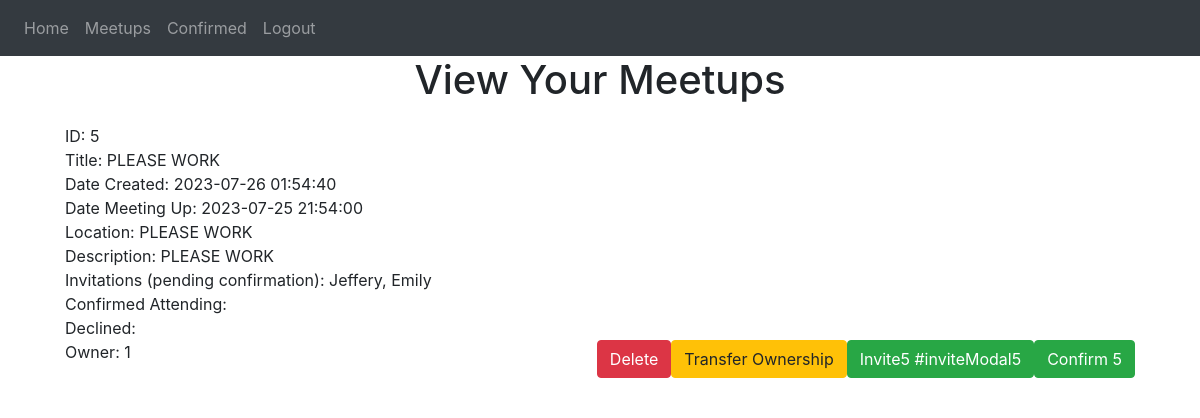
The app's page /view_meetups (signed in), older data.
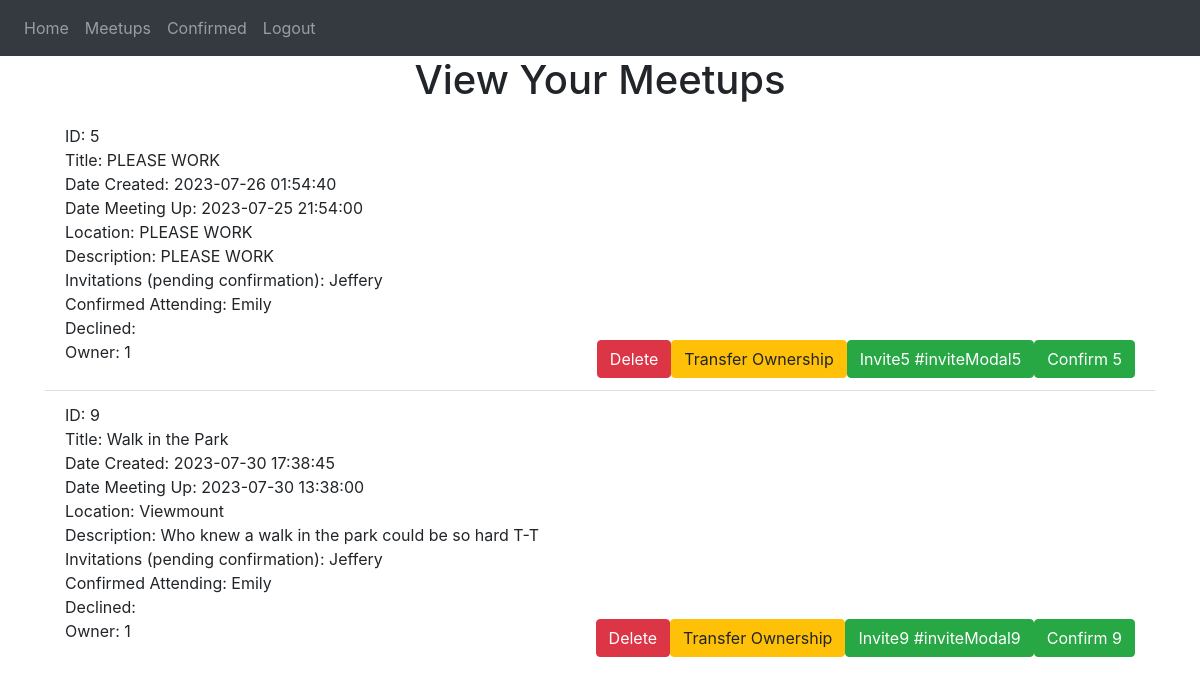
The same page, newer data.
### website/models.py (models this page shows)
class Meetup(db.Model):
    id = db.Column(db.Integer, primary_key=True)
    date_created = db.Column(db.DateTime(timezone=True), default=func.now()) # gets current date and time, store it as date
    date_meetup = db.Column(db.DateTime)
    title = db.Column(db.String(10000))
    location = db.Column(db.String(10000))
    description = db.Column(db.String(10000))
    invitations = db.Column(db.String(10000))
    confirmed = db.Column(db.String(10000))
    declined = db.Column(db.String(10000))
    owner = db.Column(db.Integer)

### website/views.py (the view)
@views.route('/view_meetups', methods=['GET', 'POST']) #decorator: whenever you go to the / URL, whatever in hom() will run
@login_required
def view_meetups():
    invites = ""
    confirmation = ""
    confirmSearch = " " + str(current_user.id) + " "
    firstInv = True
    firstConf = True
    for meetup in current_user.meetups:
        invites = invites + "   "
        confirmation = confirmation + "   "
        firstInv = True
        firstConf = True
        for user in meetup.user:
            userSearch = " " + str(user.id) + " "
            if meetup.confirmed.find(userSearch)  != -1:
                if firstConf:
                    confirmation  = confirmation + user.first_name
                    firstConf = False
                else:
                    confirmation  = confirmation + ", " + user.first_name
            else:
                if firstInv:
                    invites  = invites + user.first_name
                    firstInv = False
                else:
                    invites  = invites + ", " + user.first_name
    inviteList = invites.split("   ")
    confirmationList = confirmation.split("   ")
    return render_template("view_meetups.html", user=current_user, inviteList = inviteList, confirmSearch = confirmSearch, confirmationList = confirmationList)

### website/__init__.py (called while the page is built)
@login_manager.user_loader
def load_user(id):
    return User.query.get(int(id))

### website/templates/view_meetups.html (shortened to what this page needs)
{% extends "base.html" %} {% block title %}View Meetups{% endblock %} {% block
content %}
<h1 align="center">View Your Meetups</h1>
<ul class="list-group list-group-flush" id="notes">
  {% set ns = namespace(inviteNumber=1) %}
  {% for meetup in user.meetups: %}
  {%if meetup.confirmed.find(confirmSearch) == -1%}
  <li class="list-group-item">
    ID: {{meetup.id}}<br />
    Title: {{ meetup.title }}<br />
    Date Created: {{ meetup.date_created }}<br />
    Date Meeting Up: {{ meetup.date_meetup}}<br />
    Location: {{meetup.location}}<br />
    Description: {{meetup.description}}<br />
    Invitations (pending confirmation): {{inviteList[ns.inviteNumber]}}<br />
    Confirmed Attending: {{confirmationList[ns.inviteNumber]}}<br />
    Declined: {{meetup.declined}}<br />
    Owner: {{meetup.owner}}
    <button
      type="button"
      class="btn btn-success float-right"
      onClick="confirmMeetup({{meetup.id}})"
    >
      <span aria-hidden="true">Confirm {{meetup.id}}</span>
    </button>
    {% if user.id == meetup.owner %}
    <button
      type="button"
      class="btn btn-success float-right"
      data-toggle="modal"
      data-target={{"#inviteModal" + meetup.id|string}}
    >
      <span aria-hidden="true">Invite{{meetup.id}}</span>
      {{"#inviteModal" + meetup.id|string}}
    </button>
    <button
      type="button"
      class="btn btn-warning float-right"
      data-toggle="modal"
      data-target={{"#ownerModal" + meetup.id|string}}
    >
      <span aria-hidden="true">Transfer Ownership</span>
    </button>
    <button
      type="button"
      class="btn btn-danger float-right"
      onClick="viewDeleteMeetup({{meetup.id}})"
    >
      <span aria-hidden="true">Delete</span>
    </button>
    {% endif %}
  </li>
  {% endif %} {% set ns.inviteNumber = ns.inviteNumber+1 %} {% endfor %}
</ul>
{% endblock %}

### website/templates/base.html (shortened to what this page needs)
<!DOCTYPE html>
<html>
  <head>
    <link
      rel="stylesheet"
      href="https://stackpath.bootstrapcdn.com/bootstrap/4.4.1/css/bootstrap.min.css"
    />
    <link
      rel="stylesheet"
      href="https://stackpath.bootstrapcdn.com/font-awesome/4.7.0/css/font-awesome.min.css"
    />
  </head>
  <body>
    <nav class="navbar navbar-expand-lg navbar-dark bg-dark">
      <div class="collapse navbar-collapse" id="navbar">
        <div class="navbar-nav">
          {% if user.is_authenticated %}
          <a class="nav-item nav-link" id="home" href="/">Home</a>
          <a class="nav-item nav-link" id="view_meetups" href="/view_meetups">Meetups</a>
          <a class="nav-item nav-link" id="confirmed" href="/confirmed">Confirmed</a>
          <a class="nav-item nav-link" id="logout" href="/logout">Logout</a>
          {% else %}
          <a class="nav-item nav-link" id="signUp" href="/sign-up">Sign Up</a>
          <a class="nav-item nav-link" id="login" href="/login">Login</a>
          {%  endif %}
        </div>
      </div>
    </nav>
    <div class="container">{% block content %} {% endblock %}</div>
  </body>
</html>

Row changes from the older to the newer data that the page shows:
changed Meetup "PLEASE WORK": inviteList "Jeffery, Emily" → "Jeffery"; confirmationList (not shown) → "Emily"
added Meetup: id "9", title "Walk in the Park", date_created "2023-07-30 17:38:45", date_meetup "2023-07-30 13:38:00", location "Viewmount", description "Who knew a walk in the park could be so hard T-T", inviteList "Jeffery", confirmationList "Emily", owner "1", id "#inviteModal9"
